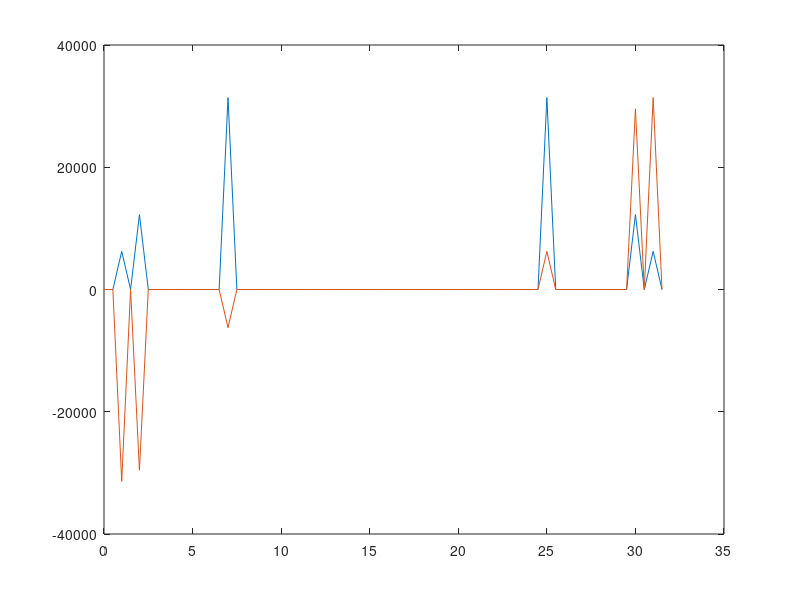

This chart was generated by the following MATLAB code:
function wave_generator()
    fs = 32;
    f0 = 1;
    t = (1/fs):(1/fs):(64/fs);
    
    x = 1000*sin(f0*(2*pi)*t) + 1000*sin(2*f0*(2*pi)*t) + 1000*sin(7*f0*(2*pi)*t);
    x = round(x).';
    sampgen(x)
    
    fx = ffttest(x);
    f = 0:(length(t)-1);
    f = f/length(t)*fs;
    figure(1);
    plot(f,real(fx));
    hold on;
    plot(f,imag(fx));
end

function sampgen(x)
    fl = fopen('wavesamp.txt','w');
    for i=1:length(x)
        if(x(i)>=0)
            if(i==length(x))
                fprintf(fl, "dtest[%d]=16'd%d;\n", (i-1), x(i));
            else
                fprintf(fl, "dtest[%d]=16'd%d,\n", (i-1), x(i));
            end
        else
            if(i==length(x))
                fprintf(fl, "dtest[%d]=-16'd%d;\n", (i-1), -x(i));
            else
                fprintf(fl, "dtest[%d]=-16'd%d,\n", (i-1), -x(i));
            end
        end
    end
    fclose(fl);
end

function fx = ffttest(x)
    fx = fft(x);
    flf = fopen('wavefft.csv', 'w');
    for i=1:length(x)
        fprintf(flf, "re[%02d]=%08.2f,\t im[%02d]=%08.2f\n", (i-1), real(fx(i)), (i-1), imag(fx(i)));
    end
    fclose(flf);
end